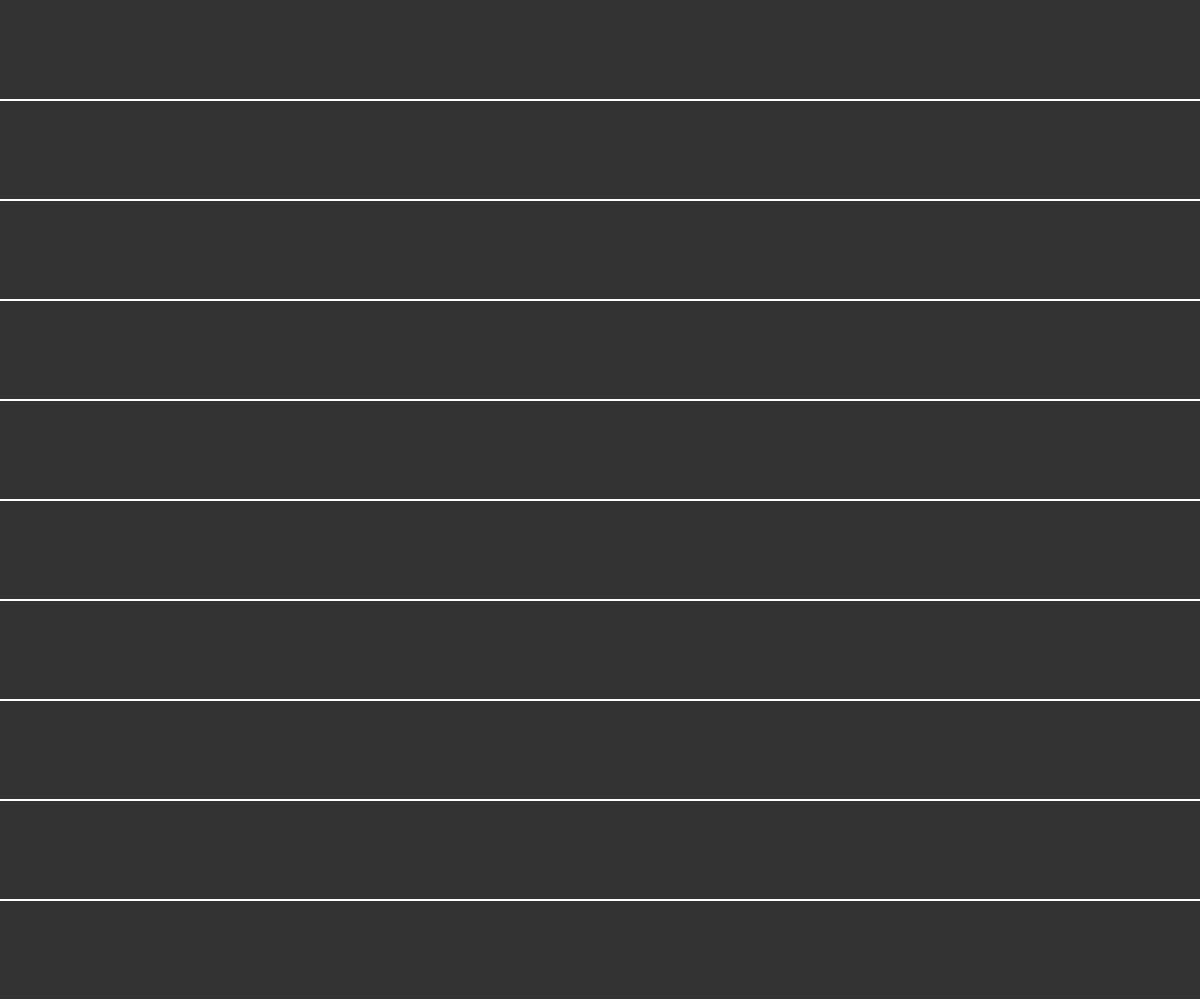
Frame 1 (no input)
Frame 60 (no input): identical to frame 1, image omitted
Frame 120 (the mouse pressed at the canvas centre since frame 60): identical to frame 1, image omitted

The p5.js sketch that drew this single still picture (run headless with seeded random() and noise() and a simulated clock; from frame 60 on, the mouse is pressed at the canvas centre):

// p5.js sketch
// ── sketch.js
let scrollY = 0;
let ySpeed = 0;

function setup() {
	createCanvas(windowWidth, windowHeight);
	background(51);

}

function draw() {
	background(51);
	scrollY -= ySpeed;
	ySpeed /= 1.05;
	
	for (let i = height - (scrollY % 100); i > 0; i -= 100) {
		colorMode(RGB, 255, 255, 255, 255);
		strokeWeight(2);
		stroke(255, 255, 255, 255);
		line(0, i, width, i);
	}
}

function mouseWheel(event) {
	ySpeed = event.delta/13;
}
